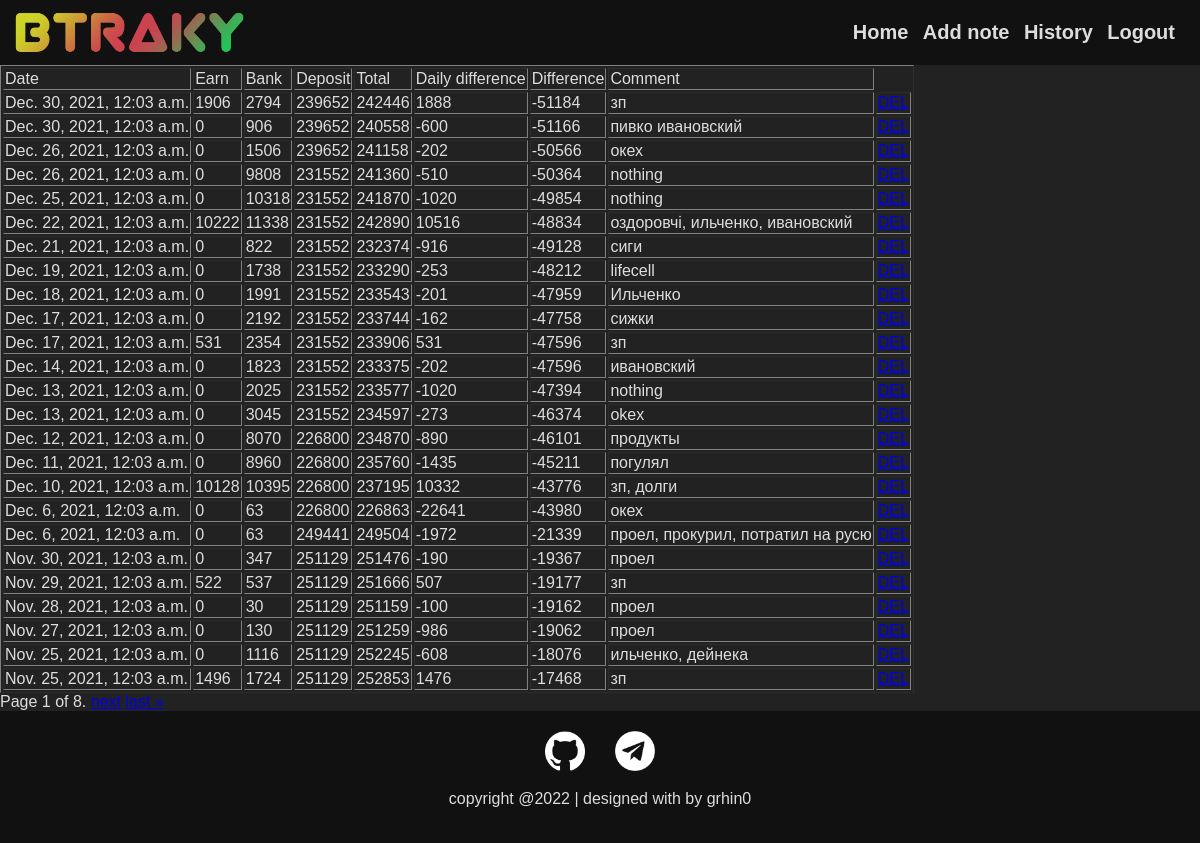
Page /history/ (signed in) on the committed database.
### history/models.py (models this page shows, shortened)
class Note(models.Model):
    profile = models.ForeignKey(Profile, on_delete=models.CASCADE)
    date = models.DateTimeField(default=timezone.now)
    earn = models.PositiveIntegerField(default=0)
    bank = models.IntegerField(default=0)
    deposit = models.PositiveIntegerField(default=0)
    total = models.IntegerField(default=0)
    daily_diff = models.IntegerField(default=0)
    diff = models.IntegerField(default=0)
    comment = models.CharField(default='nothing', max_length=255)
    class Meta:
        ordering = ['-date']

### history/views.py (the view)
# urls.py: path('history/', include('history.urls', namespace='history')),
@login_required
def history(request):
    note_list = request.user.profile.note_set.all()
    paginator = Paginator(note_list, 25)
    page_n = request.GET.get('page')
    page_obj = paginator.get_page(page_n)
    return render(request, 'history.html', {'page_obj': page_obj})

### history/templates/history.html (shortened to what this page needs)
{% extends 'base.html' %}
{% block main %}
    <table border="1">
        <tr>
            <td>Date</td>
            <td>Earn</td>
            <td>Bank</td>
            <td>Deposit</td>
            <td>Total</td>
            <td>Daily difference</td>
            <td>Difference</td>
            <td>Comment</td>
        </tr>
        {% for note in page_obj %}
            <tr>
                <td>{{ note.date }}</td>
                <td>{{ note.earn }}</td>
                <td>{{ note.bank }}</td>
                <td>{{ note.deposit }}</td>
                <td>{{ note.total }}</td>
                <td>{{ note.daily_diff }}</td>
                <td>{{ note.diff }}</td>
                <td>{{ note.comment }}</td>
                <td><a href={{note.id}}>DEL</a></td>
            </tr>
        {% endfor %}
    </table>
    <div class="paginator">
        <span class="step-links">
            <span class="current">
                Page {{ page_obj.number }} of {{ page_obj.paginator.num_pages }}.
            </span>
            {% if page_obj.has_next %}
                <a href="?page={{ page_obj.next_page_number }}">next</a>
                <a href="?page={{ page_obj.paginator.num_pages }}">last &raquo;</a>
            {% endif %}
        </span>
    </div>
{% endblock %}

### static/base_styles.css (style rules this page uses)
html body { font-family: Arial, sans-serif; background-color: #222; color: #ddd; padding: 0; margin: 0; display: flex; flex-direction: column; height: 100vh; width: 100%; }

### rows in the picture
Note: date "Dec. 30, 2021, 12:03 a.m.", earn "1906", bank "2794", deposit "239652", total "242446", daily_diff "1888", diff "-51184", comment "зп"
Note: date "Dec. 30, 2021, 12:03 a.m.", earn "0", bank "906", deposit "239652", total "240558", daily_diff "-600", diff "-51166", comment "пивко ивановский"
Note: date "Dec. 26, 2021, 12:03 a.m.", earn "0", bank "1506", deposit "239652", total "241158", daily_diff "-202", diff "-50566", comment "окех"
Note: date "Dec. 26, 2021, 12:03 a.m.", earn "0", bank "9808", deposit "231552", total "241360", daily_diff "-510", diff "-50364", comment "nothing"
Note: date "Dec. 25, 2021, 12:03 a.m.", earn "0", bank "10318", deposit "231552", total "241870", daily_diff "-1020", diff "-49854", comment "nothing"
Note: date "Dec. 22, 2021, 12:03 a.m.", earn "10222", bank "11338", deposit "231552", total "242890", daily_diff "10516", diff "-48834", comment "оздоровчі, ильченко, ивановский"
Note: date "Dec. 21, 2021, 12:03 a.m.", earn "0", bank "822", deposit "231552", total "232374", daily_diff "-916", diff "-49128", comment "сиги"
Note: date "Dec. 19, 2021, 12:03 a.m.", earn "0", bank "1738", deposit "231552", total "233290", daily_diff "-253", diff "-48212", comment "lifecell"
Note: date "Dec. 18, 2021, 12:03 a.m.", earn "0", bank "1991", deposit "231552", total "233543", daily_diff "-201", diff "-47959", comment "Ильченко"
Note: date "Dec. 17, 2021, 12:03 a.m.", earn "0", bank "2192", deposit "231552", total "233744", daily_diff "-162", diff "-47758", comment "сижки"
Note: date "Dec. 17, 2021, 12:03 a.m.", earn "531", bank "2354", deposit "231552", total "233906", daily_diff "531", diff "-47596", comment "зп"
Note: date "Dec. 14, 2021, 12:03 a.m.", earn "0", bank "1823", deposit "231552", total "233375", daily_diff "-202", diff "-47596", comment "ивановский"
Note: date "Dec. 13, 2021, 12:03 a.m.", earn "0", bank "2025", deposit "231552", total "233577", daily_diff "-1020", diff "-47394", comment "nothing"
Note: date "Dec. 13, 2021, 12:03 a.m.", earn "0", bank "3045", deposit "231552", total "234597", daily_diff "-273", diff "-46374", comment "okex"
Note: date "Dec. 12, 2021, 12:03 a.m.", earn "0", bank "8070", deposit "226800", total "234870", daily_diff "-890", diff "-46101", comment "продукты"
Note: date "Dec. 11, 2021, 12:03 a.m.", earn "0", bank "8960", deposit "226800", total "235760", daily_diff "-1435", diff "-45211", comment "погулял"
Note: date "Dec. 10, 2021, 12:03 a.m.", earn "10128", bank "10395", deposit "226800", total "237195", daily_diff "10332", diff "-43776", comment "зп, долги"
Note: date "Dec. 6, 2021, 12:03 a.m.", earn "0", bank "63", deposit "226800", total "226863", daily_diff "-22641", diff "-43980", comment "окех"
Note: date "Dec. 6, 2021, 12:03 a.m.", earn "0", bank "63", deposit "249441", total "249504", daily_diff "-1972", diff "-21339", comment "проел, прокурил, потратил на русю"
Note: date "Nov. 30, 2021, 12:03 a.m.", earn "0", bank "347", deposit "251129", total "251476", daily_diff "-190", diff "-19367", comment "проел"
Note: date "Nov. 29, 2021, 12:03 a.m.", earn "522", bank "537", deposit "251129", total "251666", daily_diff "507", diff "-19177", comment "зп"
Note: date "Nov. 28, 2021, 12:03 a.m.", earn "0", bank "30", deposit "251129", total "251159", daily_diff "-100", diff "-19162", comment "проел"
Note: date "Nov. 27, 2021, 12:03 a.m.", earn "0", bank "130", deposit "251129", total "251259", daily_diff "-986", diff "-19062", comment "проел"
Note: date "Nov. 25, 2021, 12:03 a.m.", earn "0", bank "1116", deposit "251129", total "252245", daily_diff "-608", diff "-18076", comment "ильченко, дейнека"
Note: date "Nov. 25, 2021, 12:03 a.m.", earn "1496", bank "1724", deposit "251129", total "252853", daily_diff "1476", diff "-17468", comment "зп"

### other values in the picture
{{ page_obj.number }} "1"
{{ page_obj.paginator.num_pages }} "8"
